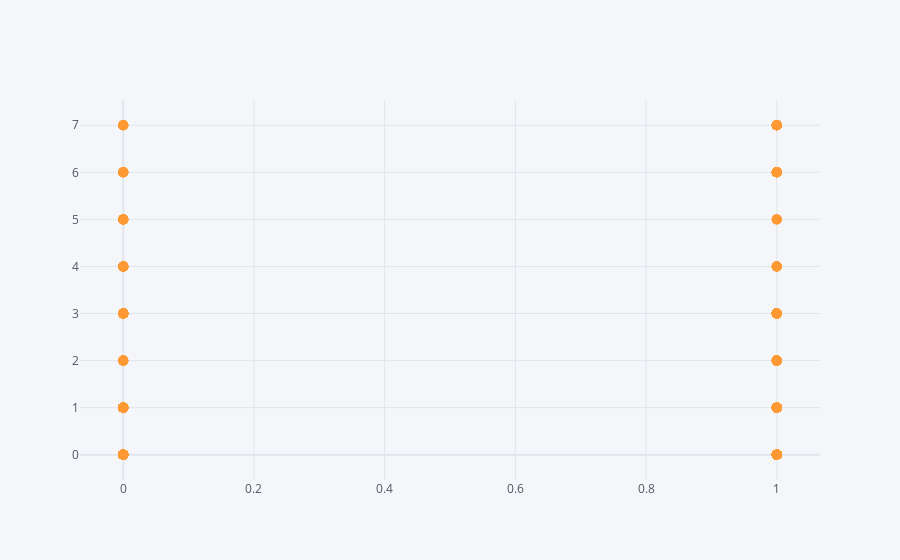

Notebook source saved alongside this figure:
### Code cell
df.iplot(kind='scatter',x='SEX',y='LET_IS',mode='markers',size=10)

### Figure 1 — Plotly figure (JSON) as saved in the notebook; plotly's stock layout.template omitted (floating-point values rounded to 4 significant figures; data arrays with more than 128 entries replaced by an {"elided": "..."} marker saying what was removed)
{"data": [{"line": {"color": "rgba(255, 153, 51, 1.0)", "dash": "solid", "shape": "linear", "width": 1.3}, "marker": {"size": 10, "symbol": "circle"}, "mode": "markers", "name": "LET_IS", "text": "", "type": "scatter", "x": {"elided": "1700 int values"}, "y": {"elided": "1700 int values"}}], "layout": {"legend": {"bgcolor": "#F5F6F9", "font": {"color": "#4D5663"}}, "paper_bgcolor": "#F5F6F9", "plot_bgcolor": "#F5F6F9", "title": {"font": {"color": "#4D5663"}}, "xaxis": {"gridcolor": "#E1E5ED", "showgrid": true, "tickfont": {"color": "#4D5663"}, "title": {"font": {"color": "#4D5663"}, "text": ""}, "zerolinecolor": "#E1E5ED"}, "yaxis": {"gridcolor": "#E1E5ED", "showgrid": true, "tickfont": {"color": "#4D5663"}, "title": {"font": {"color": "#4D5663"}, "text": ""}, "zerolinecolor": "#E1E5ED"}}}
